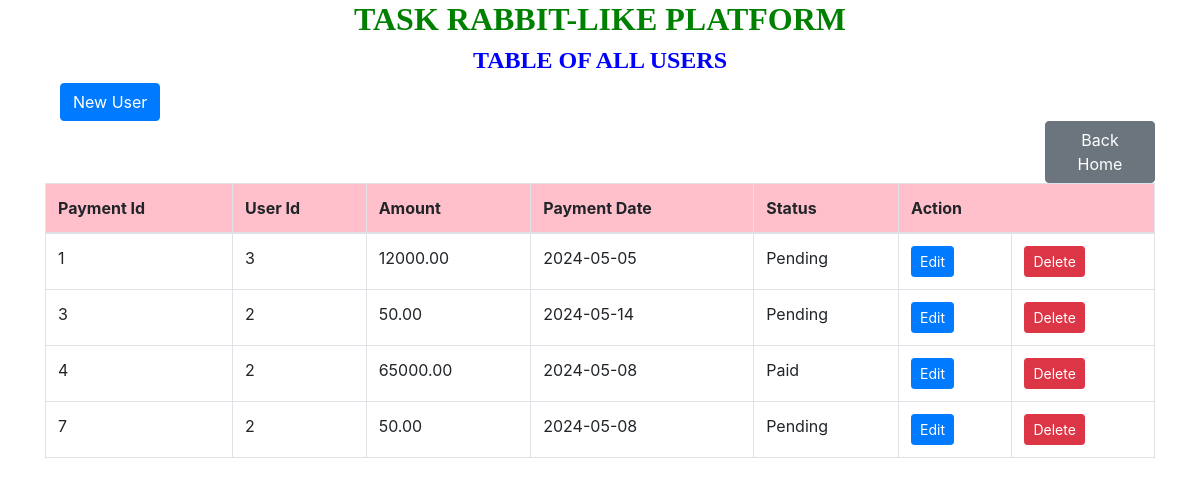
The app's page /payment_table.php with its own data.
### tables this page shows
CREATE TABLE `payments` (
  `payment_id` int(11) NOT NULL,
  `user_id` int(11) DEFAULT NULL,
  `amount` decimal(10,2) NOT NULL,
  `payment_date` date NOT NULL DEFAULT curdate(),
  `status` enum('Pending','Paid','Refunded') NOT NULL
);

### payment_table.php (the view, shortened to what this page needs)
<!DOCTYPE html>
<html>
<head>
    <link href="https://stackpath.bootstrapcdn.com/bootstrap/4.5.2/css/bootstrap.min.css" rel="stylesheet">
</head>
<body>
    <div class="container">
        <h2 style="text-align: center; font-family: century; font-weight: bold; color: green;">TASK RABBIT-LIKE PLATFORM</h2>
        <h4 style="text-align: center; font-family: century; font-weight: bold; color:blue;">TABLE OF ALL USERS </h4>
        <a href="payment.php" class="btn btn-primary" style="margin-left: 15px;">New User</a>
        <a href="home.php" class="btn btn-secondary" style="margin-left: 1000px;">Back Home</a>
        <table class="table table-bordered" style="margin-left:0px;">
            <thead bgcolor="pink">
                <tr>
                    <th>Payment Id</th>
                    <th>User Id</th>
                    <th>Amount</th>
                    <th>Payment Date</th>
                    <th>Status</th>
                    <th colspan="2">Action</th>
                </tr>
            </thead>
            <tbody>
                <?php
                include "dbconnection.php";
                $sql = "SELECT * FROM payments";
                $result = $connection->query($sql);
                while ($row = $result->fetch_assoc()) {
                    echo "
                    <tr>
                        <td>{$row['payment_id']}</td>
                        <td>{$row['user_id']}</td>
                        <td>{$row['amount']}</td>
                        <td>{$row['payment_date']}</td>
                        <td>{$row['status']}</td>
                        <td>
                            <a href='/taskrabbit-like platform/payment_edit.php?payment_id={$row['payment_id']}' class='btn btn-primary btn-sm'>Edit</a></td>
                            <td>
                            <a href='/taskrabbit-like platform/payment_delete.php?payment_id={$row['payment_id']}' class='btn btn-danger btn-sm'>Delete</a>
                        </td>
                    </tr>
                    ";
                }
                ?>
            </tbody>
        </table>
    </div>
</body>
</html>

### records on screen
payments: payment_id "1", user "3", amount "12000.00", payment_date "2024-05-05", status "Pending"
payments: payment_id "3", user "2", amount "50.00", payment_date "2024-05-14", status "Pending"
payments: payment_id "4", user "2", amount "65000.00", payment_date "2024-05-08", status "Paid"
payments: payment_id "7", user "2", amount "50.00", payment_date "2024-05-08", status "Pending"
